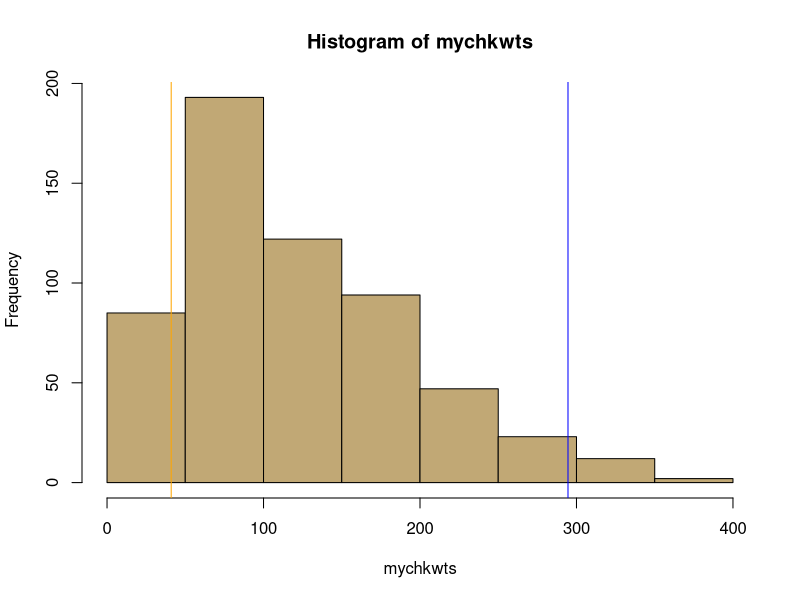
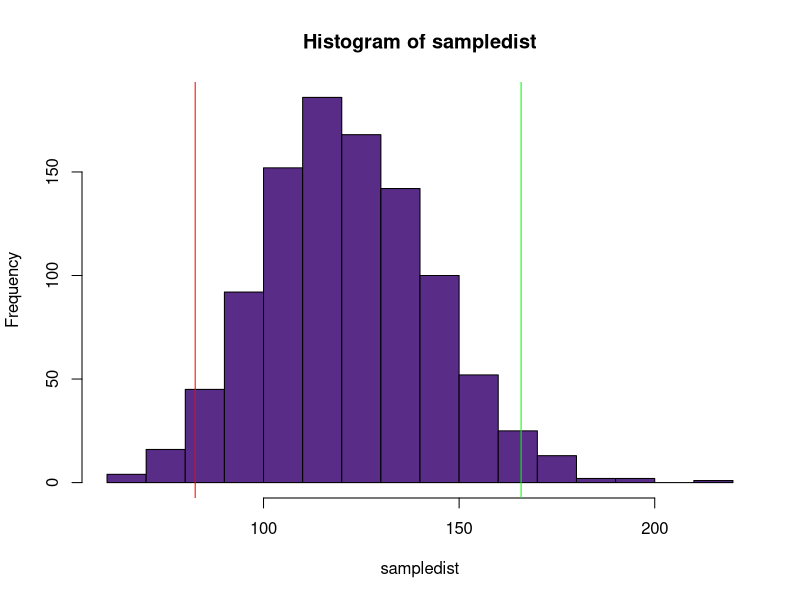
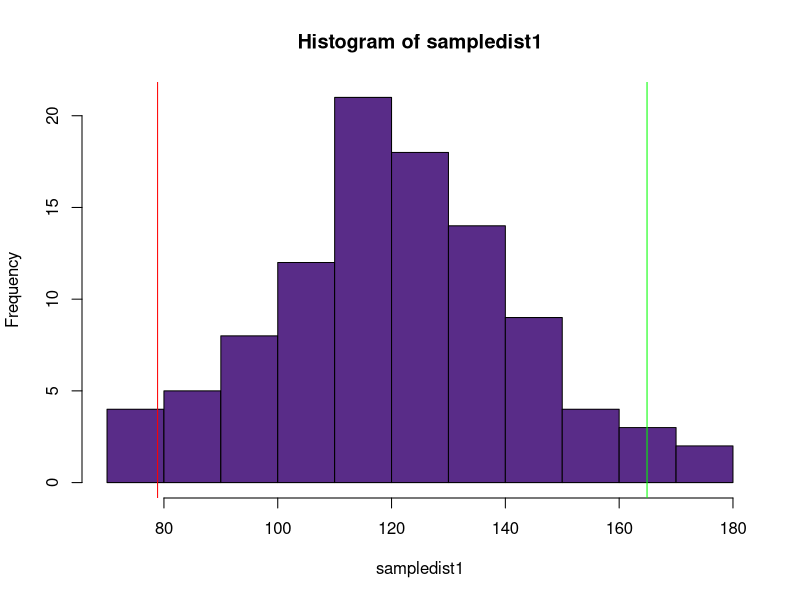

R code for these plots, in order:
## ---- chunk 1
summary(ChickWeight)
#4 Different Variables -- Weight|Time|Chick|Diet
dim(ChickWeight)

#4 is the Number of Columns
#578 Can be inferred as the number of Occurrences/observations

## ---- chunk 2
summary(ChickWeight$weight)
head(ChickWeight$weight)
mean(ChickWeight$weight)
mychkwts <- ChickWeight$weight
quantile(mychkwts,0.50)

#Summary Command for the Weight Variable of ChickWeight - This is across different quantiles - Min, 1st, Median, Mean, 3rd and Max. 
#Head Returns the first couple observations of data set. You can choose how many to show like this - head(test,4) - defining 4 will show you only the first 4 observations. This case were showing the first couple observations from the Chickweight Weight column
#Mean here is returning the average value from the ChickWeight Weight column. The mean weight here is 121.81
#Creating a new Variable called mychkwts that passes just the weights from ChickWeight dataset
#Creating a Sample Quantile with Probability of .50% -- Output of 103
## ---- chunk 3

hist(mychkwts, col = '#C1A875')
abline(v=quantile(mychkwts,prob=0.025),col="orange")
abline(v=quantile(mychkwts,prob=0.975),col="blue")

## ---- chunk 4

quantile(mychkwts,prob=0.025) 
quantile(mychkwts,prob=0.975)      
mean(mychkwts)
median(mychkwts)


#2.5% -- 41 - Quantitle = 2.5% of Chickweight quantile is 41
#97.5% -- 294.575 - Quantitle 97.5% of the Chickweight Quantile is 294.575
#Mean -- 121.83
#Median -- 103
#Histogram Shape most shows a Right Skewed (Positively Skewed) The larger the weight the frequency declines 
#Between Orange and Blue Lines Show The central region of MyChkWts

## ---- chunk 5
set.seed(32233)
sampledist <- replicate(1000, mean(sample(mychkwts, size=11, replace=TRUE)))
hist(sampledist,col = '#592C88')
abline(v=quantile(sampledist,prob=0.025),col="red")
abline(v=quantile(sampledist,prob=0.975),col="green")
#Perfect Bell Shaped Curve Here 
## ---- chunk 6
# The distribution of the original raw data provides a mean which is calculated directly from the dataset.
# The mean taken from the sampledist variable is more likely to become the correct variable because as it samples the dataset the observations increase, and when they increase the mean should be placed more accurately in the middle. 
# Data Distribution is best described as the frequency of indivdual points along the original dataset
# Sampling Distribution is most often used for understanding stats, like in this case we are discussing the mean. 
# The distribution of sampling is called the sampling distribution
# Quantile Values here are completely different because they are genuine data and the sample values are just recorded means. 
## ---- chunk 7
set.seed(05432)
sampledist1 <- replicate(100, mean(sample(mychkwts, size=11, replace=TRUE)))
hist(sampledist1,col = '#592C88')
abline(v=quantile(sampledist1,prob=0.025),col="red")
abline(v=quantile(sampledist1,prob=0.975),col="green")

#Doesn't Give you a whole look at the dataset. We can see the chckweight sample above has a higer sampledist and the one below is barely spread out. The sampling is just too small to understand the mean of the dataset and other information. Once we gather a higher sample we can better understand the average of the dataset and by grasping data points maybe located in denser regions of the dataset. 

